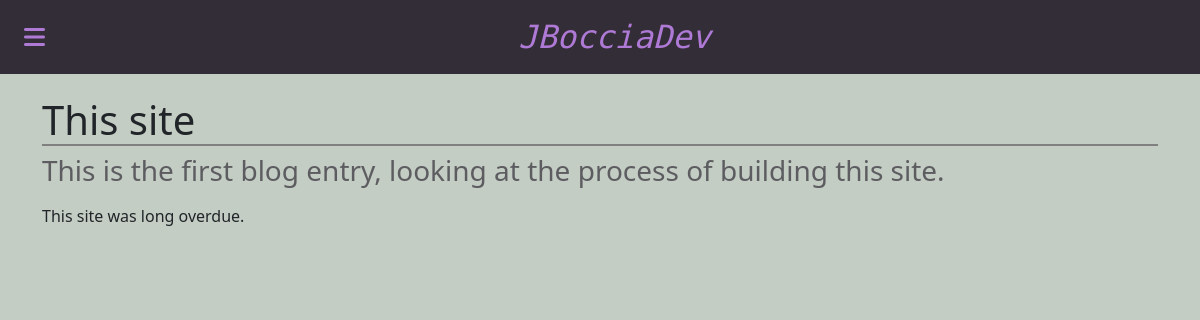
Page /blog/3 on the committed database.
### blog/models.py (models this page shows)
class Article(models.Model):
    title = models.CharField(max_length=100)
    excerpt = models.CharField(max_length=300)
    content = CKEditor5Field('Content', config_name='extends')

### blog/views.py (the view)
# urls.py: path('<int:id>', views.show, name='blog.show'),
def show(request, id):
    article = get_object_or_404(Article, pk=id)
    from django.conf import settings
    context = {
        "article" : article,
    }
    return render(request, 'blog/article.html', context)

### blog/templates/blog/article.html (shortened to what this page needs)
{% extends 'base.html' %}
{% load static %}
{% block extra_css %}
<link rel="stylesheet" href="{% static 'css/article.css' %}">
{% endblock %}
{% block content %}
  <div class="container articleContainer mb-5">
    <h1 class="articleTitle">{{ article.title }}</h1>
    <h3 class="articleExcerpt">{{ article.excerpt }}</h3>
    <p>{{ article.content | safe }}</p>
  </div>
{% endblock %}

### static/css/base.css (style rules this page uses)
:root { --fa-primary-color: rgb(175, 122, 213); --fa-secondary-color: rgb(0, 200, 0); --bs-dark-rgb: 50, 45, 55; }
body { background-color: rgb(195, 205, 195); }

### static/css/article.css (style rules this page uses)
.articleTitle { border-bottom: solid 2px grey; }
.articleExcerpt { color: rgba(var(--bs-dark-rgb),0.7); }

### rows in the picture
Article: title "This site", excerpt "This is the first blog entry, looking at the process of building this site.", content "This site was long overdue."
